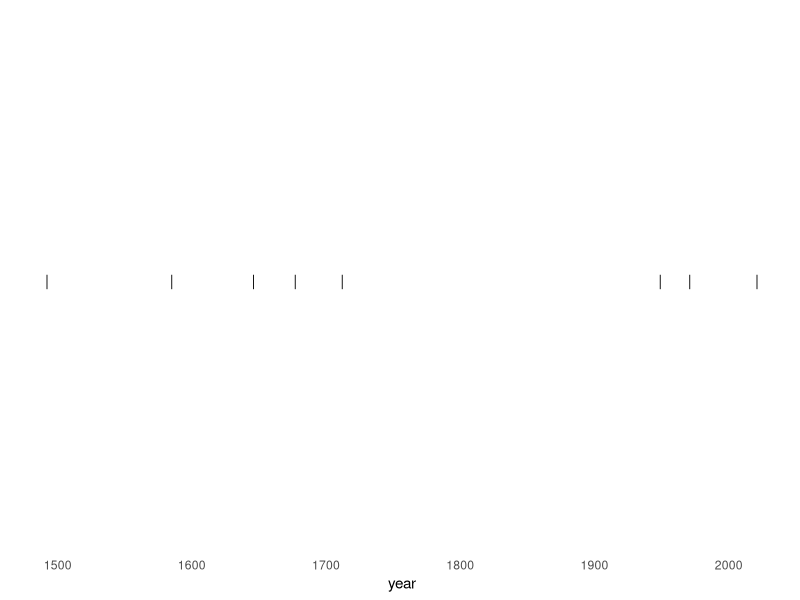

This chart was generated by the following R code:
## ---- chunk 1
#| label: load-pkgs

library(tidyverse)
## ---- chunk 2
#| label: eruptions

eruptions <- tibble(
  year = c(1492, 1585, 1646, 1677, 1712, 1949, 1971, 2021)
)
n_eruptions <- nrow(eruptions)
## ---- chunk 3
#| label: avg-yrs-between-eruptions

avg_years_between_eruptions <- eruptions |>
  filter(year != 2021) |>
  mutate(
    year_lag = lag(year),
    diff = year - year_lag
  ) |>
  summarize(avg_diff = mean(diff, na.rm = TRUE)) |>
  pull()
## ---- chunk 4
#| label: fig-timeline
#| fig-cap: Timeline of recent eruptions on La Palma
#| fig-alt: An event plot of the years of the last 8 eruptions on La Palma.
#| fig-height: 1.5
#| fig-width: 6

ggplot(eruptions, aes(x = year, y = 0)) +
  geom_text(label = "|") +
  theme_minimal() +
  labs(y = NULL) +
  theme(
    panel.grid = element_blank(),
    axis.text.y = element_blank()
  )
